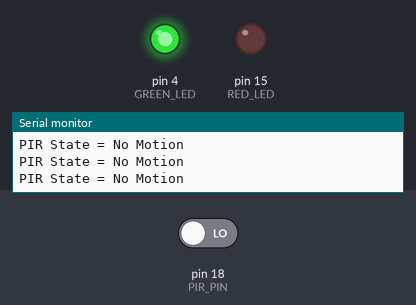
Recording of a sketch running on a simulated Arduino Uno, built with avr-gcc and run on an emulated ATmega328P. Shown: output pins drawn as LEDs (lit = HIGH), the last lines printed to the serial monitor. The test bench sets the inputs (shaded band); at power-on: pin 18 (PIR_PIN) LOW.

Above: at 1.2 s.
1.3 s: pin 18 (PIR_PIN) driven HIGH
At 2.6 s:
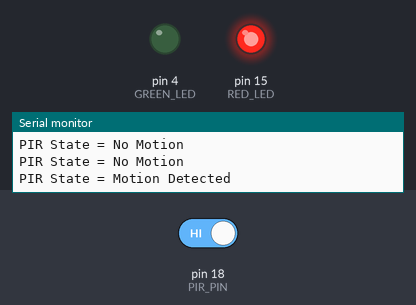
Timing chart, 0 to 4.3 s (numbered marks = the images above; inputs shaded):
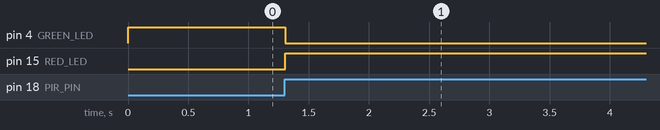

Measured:
- after the input at 1.3 s, pin 4 (GREEN_LED): HIGH → LOW at once; pin 15 (RED_LED): LOW → HIGH at once

The sketch:

04_PIR_BodySensorLED.ino
```cpp
// 人體紅外線感測器(PIR)讀取程式

const int PIR_PIN = 18;   // PIR感測器接在D18
const int RED_LED = 15;
const int GREEN_LED = 4;

void setup()
{
    pinMode(PIR_PIN, INPUT);
    pinMode(RED_LED,OUTPUT);
    pinMode(GREEN_LED,OUTPUT);

    Serial.begin(115200);

    Serial.println("PIR Sensor Start");
}

void loop()
{
    int pirState = digitalRead(PIR_PIN);

    Serial.print("PIR State = ");

    if (pirState == HIGH)
    {
        Serial.println("Motion Detected");
        digitalWrite(GREEN_LED,LOW);
        digitalWrite(RED_LED,HIGH);
        delay(15000);

    }
    else
    {
        Serial.println("No Motion");
        digitalWrite(RED_LED,LOW);
        digitalWrite(GREEN_LED,HIGH);
    }

    delay(100);   // 每1秒讀取一次
}
```
